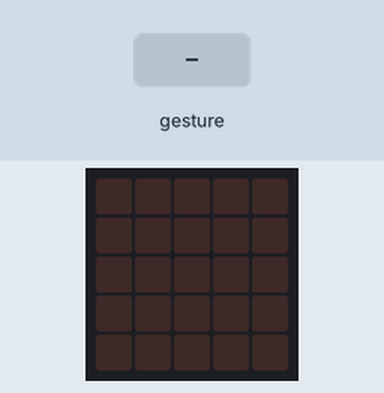
Recording of a program running on a simulated BBC micro:bit (MakeCode). Shown: the board's 5×5 LED display. Inputs (shaded band) come from the test bench. Random numbers come from a fixed seed; a tilt is held for 1.5 s and a shake lasts 1 s, then the board lies face up again.

Above: at 1.2 s.
1.3 s: gesture 'shake'
At 2.7 s:
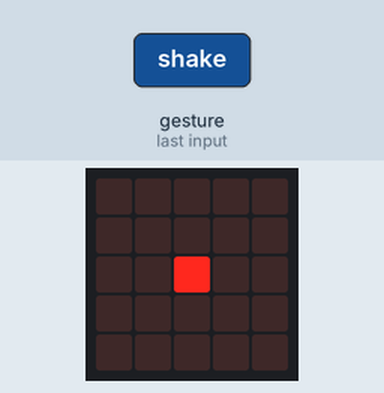
3.0 s: gesture 'shake'
At 4.0 s:
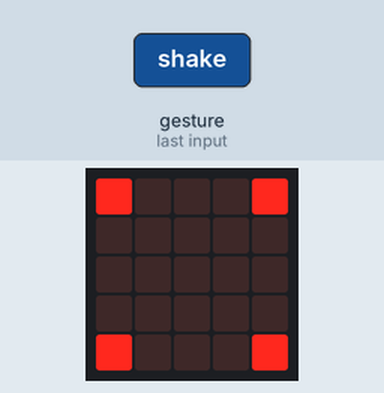
4.7 s: gesture 'shake'
At 5.3 s:
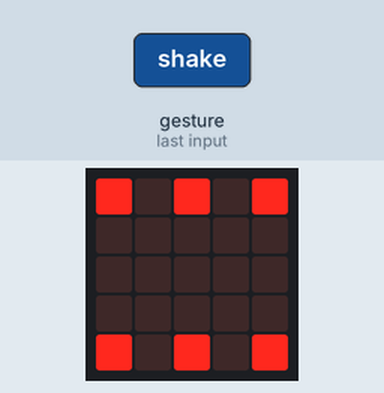
Timing chart, 0 to 7.7 s (numbered marks = the images above; inputs shaded):
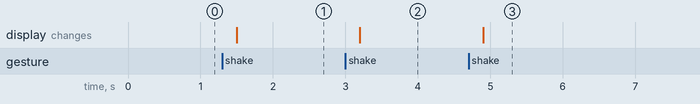

The program:

main.ts
```typescript
let contador = 0
input.onGesture(Gesture.Shake, function () {
    basic.clearScreen()
    contador = randint(0, 6)
    if (contador == 1) {
        basic.showLeds(`
            . . . . .
            . . . . .
            . . # . .
            . . . . .
            . . . . .
            `)
    } else if (contador == 2) {
        basic.showLeds(`
            . . . . .
            . . . . .
            # . . . #
            . . . . .
            . . . . .
            `)
    } else if (contador == 3) {
        basic.showLeds(`
            . . . . #
            . . . . .
            . . # . .
            . . . . .
            # . . . .
            `)
    } else if (contador == 4) {
        basic.showLeds(`
            # . . . #
            . . . . .
            . . . . .
            . . . . .
            # . . . #
            `)
    } else if (contador == 5) {
        basic.showLeds(`
            # . . . #
            . . . . .
            . . # . .
            . . . . .
            # . . . #
            `)
    } else if (contador == 6) {
        basic.showLeds(`
            # . # . #
            . . . . .
            . . . . .
            . . . . .
            # . # . #
            `)
    }
})
```

test.ts
```typescript
// testes vão aqui; isto não será compilado quando este pacote for usado como uma extensão.
```

Measured:
- after the input at 1.3 s, the display: changes after 0.20 s (image 1)
- after the input at 3.0 s, the display: changes after 0.20 s (image 2)
- after the input at 4.7 s, the display: changes after 0.20 s (image 3)
